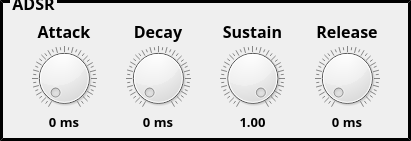
   <widget class="QGroupBox" name="ADSR">
    <property name="geometry">
     <rect>
      <x>440</x>
      <y>350</y>
      <width>411</width>
      <height>141</height>
     </rect>
    </property>
    <property name="font">
     <font>
      <family>Tw Cen MT</family>
      <pointsize>12</pointsize>
      <weight>75</weight>
      <bold>true</bold>
     </font>
    </property>
    <property name="styleSheet">
     <string notr="true">QGroupBox
{
    border-style: outset;
	margin-top: 0.5em;
    border-width: 3px;
    border-color: black;
}

QGroupBox::title {
    top: -8px;
    left: 10px;
}</string>
    </property>
    <property name="title">
     <string>ADSR</string>
    </property>
    <property name="alignment">
     <set>Qt::AlignLeading|Qt::AlignLeft|Qt::AlignVCenter</set>
    </property>
    <widget class="QWidget" name="horizontalLayoutWidget_4">
     <property name="geometry">
      <rect>
       <x>20</x>
       <y>20</y>
       <width>371</width>
       <height>111</height>
      </rect>
     </property>
     <layout class="QHBoxLayout" name="ADSR_Layout">
      <item>
       <layout class="QVBoxLayout" name="ADSR_Attack_Layout">
        <property name="spacing">
         <number>3</number>
        </property>
        <item>
         <widget class="QLabel" name="ADSR_Attack_Title">
          <property name="font">
           <font>
            <family>Tw Cen MT</family>
            <pointsize>12</pointsize>
            <weight>75</weight>
            <bold>true</bold>
           </font>
          </property>
          <property name="autoFillBackground">
           <bool>false</bool>
          </property>
          <property name="styleSheet">
           <string notr="true">background-color: rgba(255, 255, 255, 0);</string>
          </property>
          <property name="text">
           <string>Attack</string>
          </property>
          <property name="alignment">
           <set>Qt::AlignCenter</set>
          </property>
         </widget>
        </item>
        <item>
         <widget class="QDial" name="ADSR_Attack">
          <property name="styleSheet">
           <string notr="true"/>
          </property>
          <property name="minimum">
           <number>0</number>
          </property>
          <property name="maximum">
           <number>4095</number>
          </property>
          <property name="value">
           <number>0</number>
          </property>
          <property name="invertedAppearance">
           <bool>false</bool>
          </property>
          <property name="invertedControls">
           <bool>false</bool>
          </property>
          <property name="notchTarget">
           <double>25.000000000000000</double>
          </property>
          <property name="notchesVisible">
           <bool>true</bool>
          </property>
         </widget>
        </item>
        <item>
         <widget class="QLabel" name="ADSR_Attack_Value">
          <property name="font">
           <font>
            <family>Tw Cen MT</family>
            <pointsize>10</pointsize>
            <weight>75</weight>
            <bold>true</bold>
           </font>
          </property>
          <property name="layoutDirection">
           <enum>Qt::LeftToRight</enum>
          </property>
          <property name="styleSheet">
           <string notr="true">background-color: rgba(255, 255, 255, 0);</string>
          </property>
          <property name="text">
           <string>0 ms</string>
          </property>
          <property name="alignment">
           <set>Qt::AlignCenter</set>
          </property>
          <property name="margin">
           <number>0</number>
          </property>
         </widget>
        </item>
       </layout>
      </item>
      <item>
       <layout class="QVBoxLayout" name="ADSR_Decay_Layout">
        <property name="spacing">
         <number>3</number>
        </property>
        <item>
         <widget class="QLabel" name="ADSR_Decay_Title">
          <property name="font">
           <font>
            <family>Tw Cen MT</family>
            <pointsize>12</pointsize>
            <weight>75</weight>
            <bold>true</bold>
           </font>
          </property>
          <property name="autoFillBackground">
           <bool>false</bool>
          </property>
          <property name="styleSheet">
           <string notr="true">background-color: rgba(255, 255, 255, 0);</string>
          </property>
          <property name="text">
           <string>Decay</string>
          </property>
          <property name="alignment">
           <set>Qt::AlignCenter</set>
          </property>
         </widget>
        </item>
        <item>
         <widget class="QDial" name="ADSR_Decay">
          <property name="toolTip">
           <string>0s 0c</string>
          </property>
          <property name="toolTipDuration">
           <number>-1</number>
          </property>
          <property name="statusTip">
           <string/>
          </property>
          <property name="whatsThis">
           <string/>
          </property>
          <property name="minimum">
           <number>0</number>
          </property>
          <property name="maximum">
           <number>4095</number>
          </property>
          <property name="value">
           <number>0</number>
          </property>
          <property name="tracking">
           <bool>true</bool>
          </property>
          <property name="invertedAppearance">
           <bool>false</bool>
          </property>
          <property name="invertedControls">
           <bool>false</bool>
          </property>
          <property name="notchTarget">
           <double>25.000000000000000</double>
          </property>
          <property name="notchesVisible">
           <bool>true</bool>
          </property>
         </widget>
        </item>
        <item>
         <widget class="QLabel" name="ADSR_Decay_Value">
          <property name="font">
           <font>
            <family>Tw Cen MT</family>
            <pointsize>10</pointsize>
            <weight>75</weight>
            <bold>true</bold>
           </font>
          </property>
          <property name="layoutDirection">
           <enum>Qt::LeftToRight</enum>
          </property>
          <property name="styleSheet">
           <string notr="true">background-color: rgba(255, 255, 255, 0);</string>
          </property>
          <property name="text">
           <string>0 ms</string>
          </property>
          <property name="alignment">
           <set>Qt::AlignCenter</set>
          </property>
          <property name="margin">
           <number>0</number>
          </property>
         </widget>
        </item>
       </layout>
      </item>
      <item>
       <layout class="QVBoxLayout" name="ADSR_Sustain_Layout">
        <property name="spacing">
         <number>3</number>
        </property>
        <item>
         <widget class="QLabel" name="ADSR_Sustain_Title">
          <property name="font">
           <font>
            <family>Tw Cen MT</family>
            <pointsize>12</pointsize>
            <weight>75</weight>
            <bold>true</bold>
           </font>
          </property>
          <property name="autoFillBackground">
           <bool>false</bool>
          </property>
          <property name="text">
           <string>Sustain</string>
          </property>
          <property name="alignment">
           <set>Qt::AlignCenter</set>
          </property>
         </widget>
        </item>
        <item>
         <widget class="QDial" name="ADSR_Sustain">
          <property name="minimum">
           <number>0</number>
          </property>
          <property name="maximum">
           <number>4095</number>
          </property>
          <property name="value">
           <number>4095</number>
          </property>
          <property name="tracking">
           <bool>true</bool>
          </property>
          <property name="invertedAppearance">
           <bool>false</bool>
          </property>
          <property name="invertedControls">
           <bool>false</bool>
          </property>
          <property name="notchTarget">
           <double>25.000000000000000</double>
          </property>
          <property name="notchesVisible">
           <bool>true</bool>
          </property>
         </widget>
        </item>
        <item>
         <widget class="QLabel" name="ADSR_Sustain_Value">
          <property name="font">
           <font>
            <family>Tw Cen MT</family>
            <pointsize>10</pointsize>
            <weight>75</weight>
            <bold>true</bold>
           </font>
          </property>
          <property name="layoutDirection">
           <enum>Qt::LeftToRight</enum>
          </property>
          <property name="text">
           <string>1.00</string>
          </property>
          <property name="alignment">
           <set>Qt::AlignCenter</set>
          </property>
          <property name="margin">
           <number>0</number>
          </property>
         </widget>
        </item>
       </layout>
      </item>
      <item>
       <layout class="QVBoxLayout" name="ADSR_Release_Layout">
        <property name="spacing">
         <number>3</number>
        </property>
        <item>
         <widget class="QLabel" name="ADSR_Release_Title">
          <property name="font">
           <font>
            <family>Tw Cen MT</family>
            <pointsize>12</pointsize>
            <weight>75</weight>
            <bold>true</bold>
           </font>
          </property>
          <property name="autoFillBackground">
           <bool>false</bool>
          </property>
          <property name="text">
           <string>Release</string>
          </property>
          <property name="alignment">
           <set>Qt::AlignCenter</set>
          </property>
         </widget>
        </item>
        <item>
         <widget class="QDial" name="ADSR_Release">
          <property name="minimum">
           <number>0</number>
          </property>
          <property name="maximum">
           <number>4095</number>
          </property>
          <property name="value">
           <number>0</number>
          </property>
          <property name="tracking">
           <bool>true</bool>
          </property>
          <property name="invertedAppearance">
           <bool>false</bool>
          </property>
          <property name="invertedControls">
           <bool>false</bool>
          </property>
          <property name="notchTarget">
           <double>25.000000000000000</double>
          </property>
          <property name="notchesVisible">
           <bool>true</bool>
          </property>
         </widget>
        </item>
        <item>
         <widget class="QLabel" name="ADSR_Release_Value">
          <property name="font">
           <font>
            <family>Tw Cen MT</family>
            <pointsize>10</pointsize>
            <weight>75</weight>
            <bold>true</bold>
           </font>
          </property>
          <property name="layoutDirection">
           <enum>Qt::LeftToRight</enum>
          </property>
          <property name="text">
           <string>0 ms</string>
          </property>
          <property name="alignment">
           <set>Qt::AlignCenter</set>
          </property>
          <property name="margin">
           <number>0</number>
          </property>
         </widget>
        </item>
       </layout>
      </item>
     </layout>
    </widget>
   </widget>
